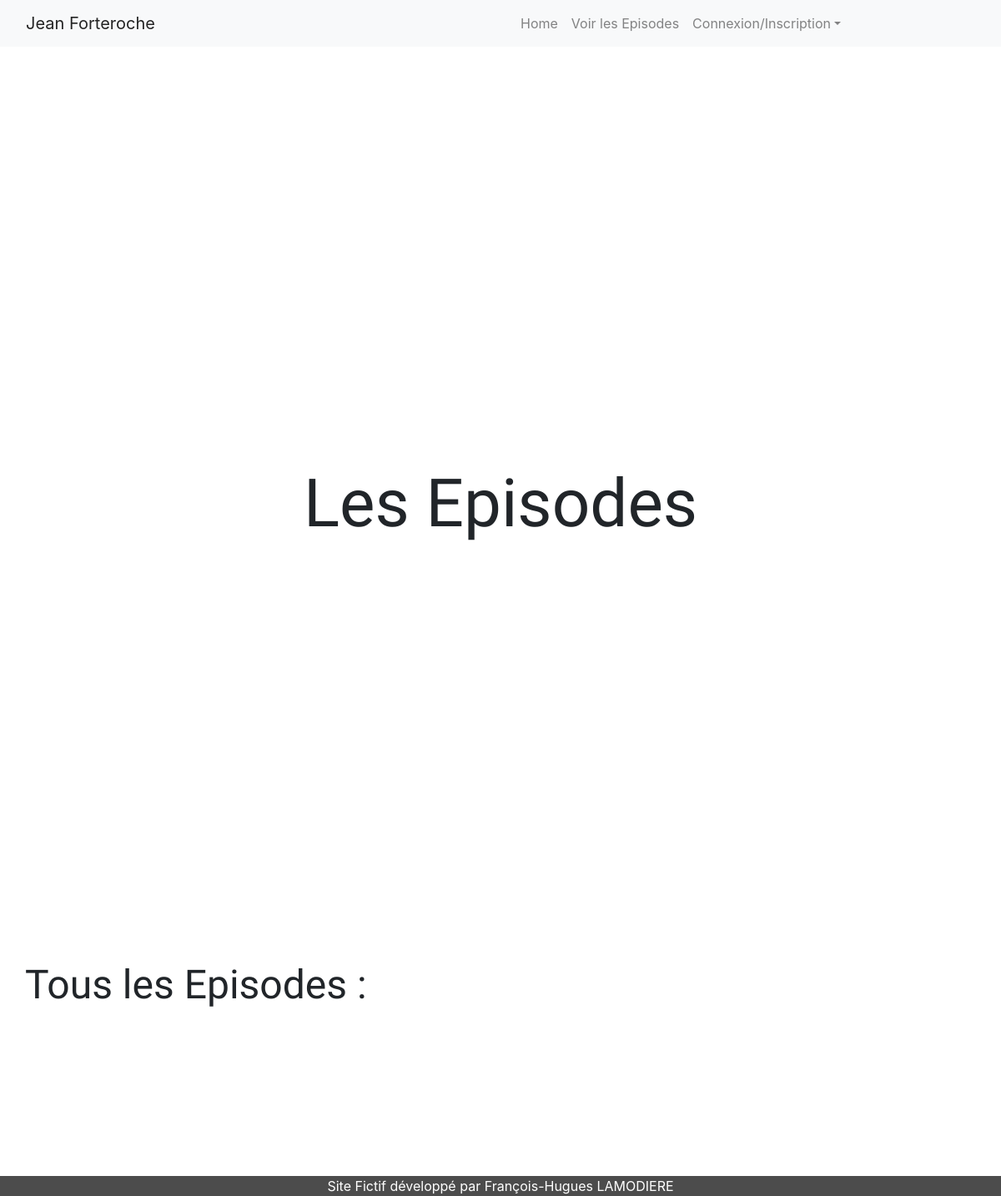
/index.php?action=chapter, run on an earlier commit of the app's database.
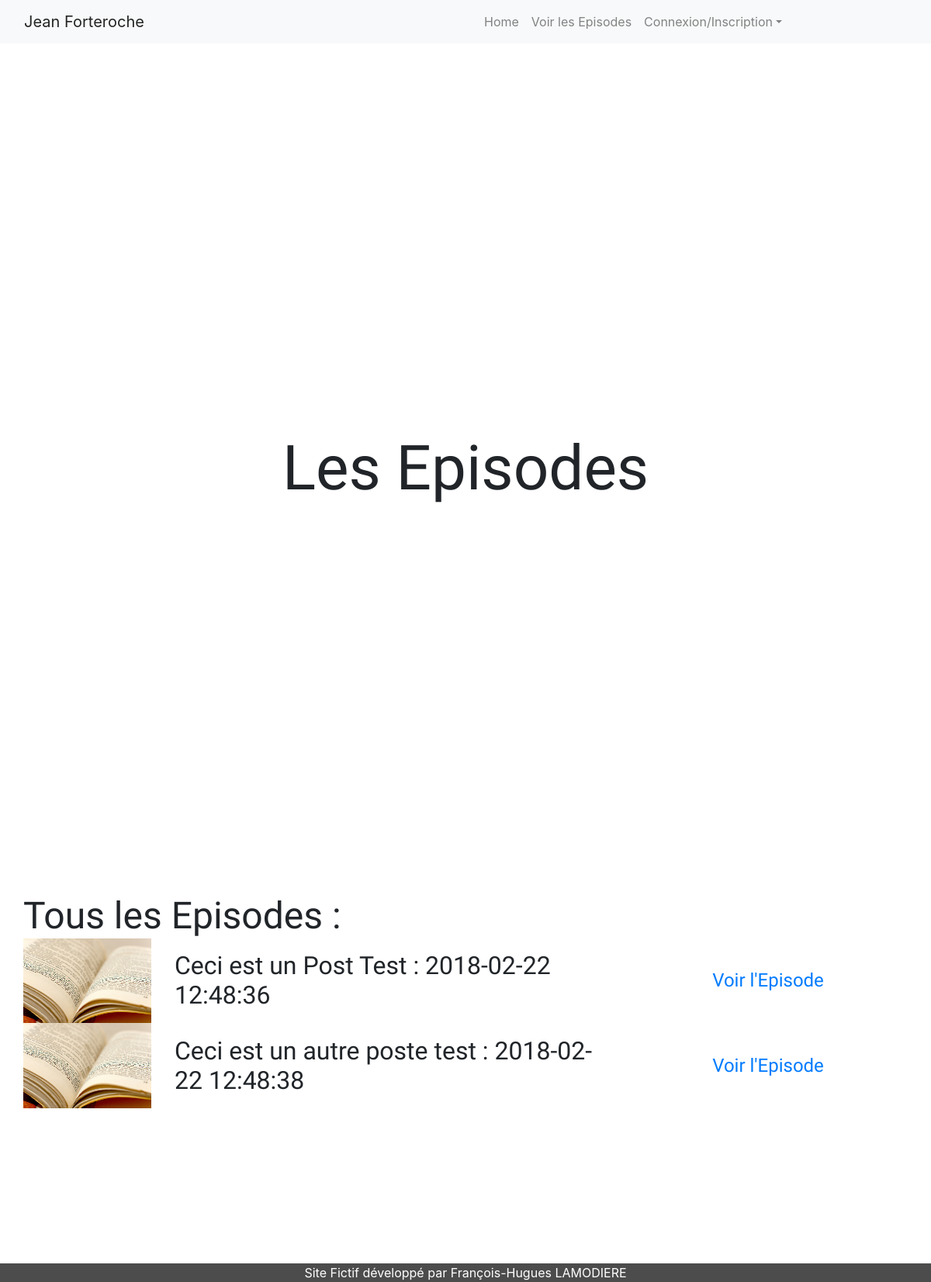
And on a later commit of the database.
### tables this page shows
CREATE TABLE `posts` (
  `idPost` int(11) NOT NULL,
  `titlePost` text NOT NULL,
  `contentPost` longtext,
  `imagePost` varchar(60) DEFAULT NULL,
  `datePost` datetime NOT NULL,
  `postStatue` varchar(25) NOT NULL,
  `idAccount` int(11) NOT NULL
);

### project/controller/controller.php (called while the page is built, shortened)
<?php
    require('project/model/PostManager.php');
    function chapter(){
        $postManager= new PostManager();
        $request= $postManager->getPosts();
        require('project/view/frontend/chapterView.php');
    }

### project/model/PostManager.php (called while the page is built, shortened)
<?php
    class PostManager extends Manager{
        function getPosts(){
            $db=$this->dbConnect();
            $request = $db->query('SELECT idPost, titlePost, contentPost, imagePost, datePost, postStatue, idAccount FROM posts ORDER BY idPost');
            return $request;
        }
    }

### project/view/frontend/chapterView.php (the view, shortened to what this page needs)
<!DOCTYPE html>
<h1>Les Episodes</h1>
    <div class="allChapters container-fluid raw">
        <h2 class="col-12">Tous les Episodes :</h2>
        <?php
            while ($db = $request->fetch()){
                echo '<img class="col-12 col-md-2" src="project/public/images/'.htmlspecialchars($db['imagePost']).'" />'
                . '<h3 class="col-12 col-md-6 align-self-center">' .htmlspecialchars($db['titlePost']) . ' : '
                . htmlspecialchars($db['datePost']) . '</h3>'
                .'<a class="chapterLink col-12 col-md-4 align-self-center" href="index.php?action=post&idChapter='. htmlspecialchars($db['idPost']) .'">Voir l\'Episode</a>';
            }
        ?>
    </div>
<?php
    $content = ob_get_clean();
    require('template.php');
?>

### index.php (shortened to what this page needs)
<?php
    require('project/controller/controller.php');
    try{
        if(isset($_GET['action']) && isset($_GET['idChapter'])) {
            if($_GET['action'] == 'post' && $_GET['idChapter'] >0){
                post();
            }
            else {
                throw new Exception('Aucun identifiant de billet envoyé');
            }
        }
        elseif(isset($_GET['action']) && isset($_GET['idComment'])){
            if($_GET['action'] == 'alert'){
                alertComment();
            }
        }
        elseif(isset($_GET['action'])){
            if($_GET['action'] == 'chapter'){
                chapter();
            }
            elseif($_GET['action'] == 'inscription'){
                inscription();
            }
            elseif($_GET['action'] == 'connection'){
                connection();
            }
            elseif($_GET['action'] == 'unconnection'){
                unconnection();
            }
            elseif($_GET['action'] == 'account'){
                accountManagement();
            }
        }
        else{
            index();
        }
    }
    catch(Exception $e){
        echo '<h3 class="error">Erreur : '. $e->getMessage() .'</h3>';
        index();
    }

### project/view/frontend/template.php (shortened to what this page needs)
<!DOCTYPE html>
<html>
    <head>
        <link rel="stylesheet" href="https://maxcdn.bootstrapcdn.com/bootstrap/4.0.0/css/bootstrap.min.css">
        <link href="project/public/css/style.css" rel="stylesheet" />
    </head>
    <body>
        <header class="container-fluid sticky-top">
            <nav class="navbar navbar-expand-lg navbar-light bg-light row">
                <a class="navbar-brand col-6 align-sel-start" href="index.php">Jean Forteroche</a>
                <div class="collapse navbar-collapse " id="navbarSupportedContent">
                    <ul class="navbar-nav col align-self-end mr-auto">
                        <li class="nav-item">
                            <a class="nav-link" href="index.php">Home </a>
                        </li>
                        <li class="nav-item">
                            <a class="nav-link" href="index.php?action=chapter">Voir les Episodes</a>
                        </li>
                        <li class="nav-item dropdown">
                            <a class="nav-link dropdown-toggle" href="#" id="navbarDropdown" role="button" data-toggle="dropdown" aria-haspopup="true" aria-expanded="false">Connexion/Inscription</a>
                        </li>
                    </ul>
                </div>
            </nav>
        </header>
        <?= $content ?>
        <footer class="container-fluid raw">
            <p>Site Fictif développé par François-Hugues LAMODIERE</p>
        </footer>
    </body>
</html>

### project/public/css/style.css (style rules this page uses)
body { background-image: url("../images/alaska_glacier.jpg"); background-attachment:fixed; background-repeat: no-repeat; background-position: -1000px -500px; }
.navbar { opacity: 0.95; }
h1 { background-color: rgba(255, 255, 255, 0.8); margin: 500px 0; text-align: center; font-family: 'Indie Flower', cursive; font-size: 5em; }
h2 { margin: 0; font-family: 'Indie Flower', cursive; font-size: 3em; }
h3 { margin: 0; font-family: 'Kaushan Script', cursive; font-size: 2em }
.lastChapter, .infoAlaska, .allChapters { display:flex; margin: 200px 0; flex-wrap: wrap; background-color: rgba(255, 255, 255, 0.9); justify-content: center; }
.chapterLink { text-align: center; padding: 20px 20px; font-family: 'Kaushan Script', cursive; font-size: 1.5em; }
footer { margin: 100px 0 0 0; color: white; background-color: rgba(0, 0, 0, 0.7); text-align: center; }
footer p { margin:0; }

What changed in the data, as far as the page shows it:
added posts: imagePost (picture), titlePost "Ceci est un Post Test", datePost "2018-02-22 12:48:36"
added posts: imagePost (picture), titlePost "Ceci est un autre poste test", datePost "2018-02-22 12:48:38"
